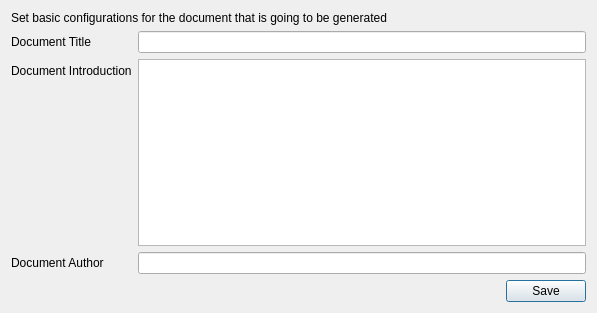
<?xml version="1.0" encoding="UTF-8"?>
<ui version="4.0">
 <class>ConfigurationDialog</class>
 <widget class="QDialog" name="ConfigurationDialog">
  <property name="geometry">
   <rect>
    <x>0</x>
    <y>0</y>
    <width>597</width>
    <height>313</height>
   </rect>
  </property>
  <property name="windowTitle">
   <string>Configurations</string>
  </property>
  <property name="windowIcon">
   <iconset resource="resources.qrc">
    <normaloff>:/icons/custom-icons/license.png</normaloff>:/icons/custom-icons/license.png</iconset>
  </property>
  <layout class="QFormLayout" name="formLayout">
   <item row="2" column="0">
    <widget class="QLabel" name="label">
     <property name="text">
      <string>Document Introduction</string>
     </property>
    </widget>
   </item>
   <item row="2" column="1">
    <widget class="QPlainTextEdit" name="plainTextEdit"/>
   </item>
   <item row="3" column="0">
    <widget class="QLabel" name="label_2">
     <property name="text">
      <string>Document Author</string>
     </property>
    </widget>
   </item>
   <item row="3" column="1">
    <widget class="QLineEdit" name="lineEdit"/>
   </item>
   <item row="4" column="0" colspan="2">
    <layout class="QHBoxLayout" name="horizontalLayout">
     <item>
      <spacer name="horizontalSpacer">
       <property name="orientation">
        <enum>Qt::Horizontal</enum>
       </property>
       <property name="sizeHint" stdset="0">
        <size>
         <width>40</width>
         <height>20</height>
        </size>
       </property>
      </spacer>
     </item>
     <item>
      <widget class="QPushButton" name="pushButton">
       <property name="text">
        <string>Save</string>
       </property>
       <property name="icon">
        <iconset resource="resources.qrc">
         <normaloff>:/icons/custom-icons/floppy-disk.png</normaloff>:/icons/custom-icons/floppy-disk.png</iconset>
       </property>
      </widget>
     </item>
    </layout>
   </item>
   <item row="1" column="0">
    <widget class="QLabel" name="label_3">
     <property name="text">
      <string>Document Title</string>
     </property>
    </widget>
   </item>
   <item row="1" column="1">
    <widget class="QLineEdit" name="lineEdit_2"/>
   </item>
   <item row="0" column="0" colspan="2">
    <widget class="QLabel" name="label_4">
     <property name="text">
      <string>Set basic configurations for the document that is going to be generated</string>
     </property>
    </widget>
   </item>
  </layout>
 </widget>
 <resources>
  <include location="resources.qrc"/>
 </resources>
 <connections/>
</ui>
